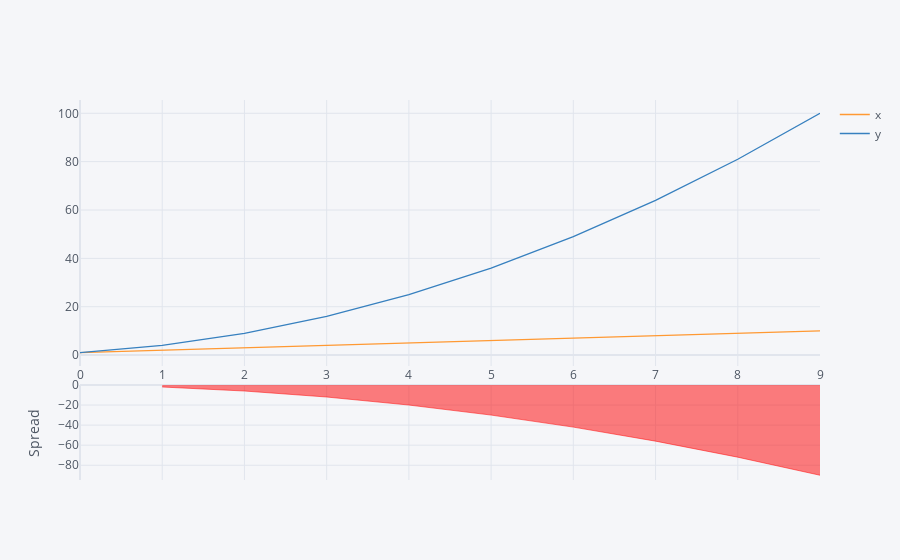

Here is the notebook cell this chart was saved with:
### Markdown cell above
10. Make a spread plot

### Code cell
df[['x','y']].iplot(kind='spread')

### Figure 1 — Plotly figure (JSON) as saved in the notebook; plotly's stock layout.template omitted (floating-point values rounded to 4 significant figures)
{"data": [{"line": {"color": "rgba(255, 153, 51, 1.0)", "dash": "solid", "shape": "linear", "width": 1.3}, "mode": "lines", "name": "x", "text": "", "type": "scatter", "x": [0, 1, 2, 3, 4, 5, 6, 7, 8, 9], "y": [1, 2, 3, 4, 5, 6, 7, 8, 9, 10]}, {"line": {"color": "rgba(55, 128, 191, 1.0)", "dash": "solid", "shape": "linear", "width": 1.3}, "mode": "lines", "name": "y", "text": "", "type": "scatter", "x": [0, 1, 2, 3, 4, 5, 6, 7, 8, 9], "y": [1, 4, 9, 16, 25, 36, 49, 64, 81, 100]}, {"connectgaps": false, "fill": "tozeroy", "line": {"color": "green", "dash": "solid", "shape": "linear", "width": 0.5}, "mode": "lines", "name": "Spread", "showlegend": false, "type": "scatter", "x": [0, 1, 2, 3, 4, 5, 6, 7, 8, 9], "xaxis": "x2", "y": [0, "", "", "", "", "", "", "", "", ""], "yaxis": "y2"}, {"connectgaps": false, "fill": "tozeroy", "line": {"color": "red", "dash": "solid", "shape": "linear", "width": 0.5}, "mode": "lines", "name": "Spread", "showlegend": false, "type": "scatter", "x": [0, 1, 2, 3, 4, 5, 6, 7, 8, 9], "xaxis": "x2", "y": ["", -2, -6, -12, -20, -30, -42, -56, -72, -90], "yaxis": "y2"}], "layout": {"hovermode": "x", "legend": {"bgcolor": "#F5F6F9", "font": {"color": "#4D5663"}}, "paper_bgcolor": "#F5F6F9", "plot_bgcolor": "#F5F6F9", "title": {"font": {"color": "#4D5663"}}, "xaxis": {"gridcolor": "#E1E5ED", "showgrid": true, "tickfont": {"color": "#4D5663"}, "title": {"font": {"color": "#4D5663"}, "text": ""}, "zerolinecolor": "#E1E5ED"}, "xaxis2": {"anchor": "y2", "gridcolor": "#E1E5ED", "showgrid": true, "showticklabels": false, "tickfont": {"color": "#4D5663"}, "title": {"font": {"color": "#4D5663"}, "text": ""}, "zerolinecolor": "#E1E5ED"}, "yaxis": {"domain": [0.3, 1], "gridcolor": "#E1E5ED", "showgrid": true, "tickfont": {"color": "#4D5663"}, "title": {"font": {"color": "#4D5663"}, "text": ""}, "zerolinecolor": "#E1E5ED"}, "yaxis2": {"domain": [0, 0.25], "gridcolor": "#E1E5ED", "showgrid": true, "tickfont": {"color": "#4D5663"}, "title": {"font": {"color": "#4D5663"}, "text": "Spread"}, "zerolinecolor": "#E1E5ED"}}}
